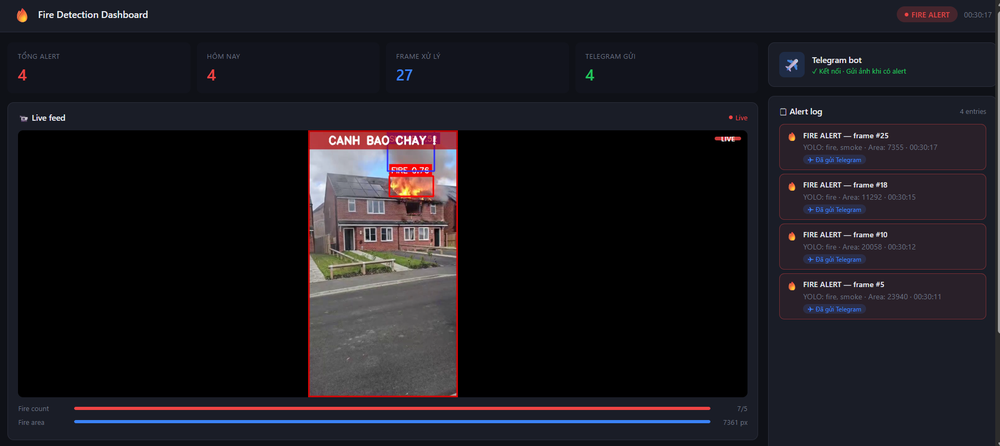
#> input picture imgs/dashboard.png, 1000 x 446 px, shrunk from 1889 x 842 before the run
$ python -i image_processing.py   (imports and definitions only)
#> lines starting #> are read from the running program, lines starting #| are printed output that depends on the picture; after the words box and inside, x2 and y2 are one past the last pixel; in counts of white or black regions, pixels touching at a corner belong together
#> further down, picture is the input picture: shape (446, 1000, 3); mean B, G, R 32.1, 26.3, 28.5
import cv2
import numpy as np


class FireImageProcessor:
    def __init__(self):
        self.kernel = np.ones((5, 5), np.uint8)

    def detect_fire_color(self, frame):
        hsv = cv2.cvtColor(frame, cv2.COLOR_BGR2HSV)
#> hsv: shape (446, 1000, 3); mean H, S, V 72.8, 54.4, 35.8

        lower1 = np.array([0, 120, 150])
        upper1 = np.array([15, 255, 255])

        lower2 = np.array([15, 100, 150])
        upper2 = np.array([35, 255, 255])

        mask1 = cv2.inRange(hsv, lower1, upper1)
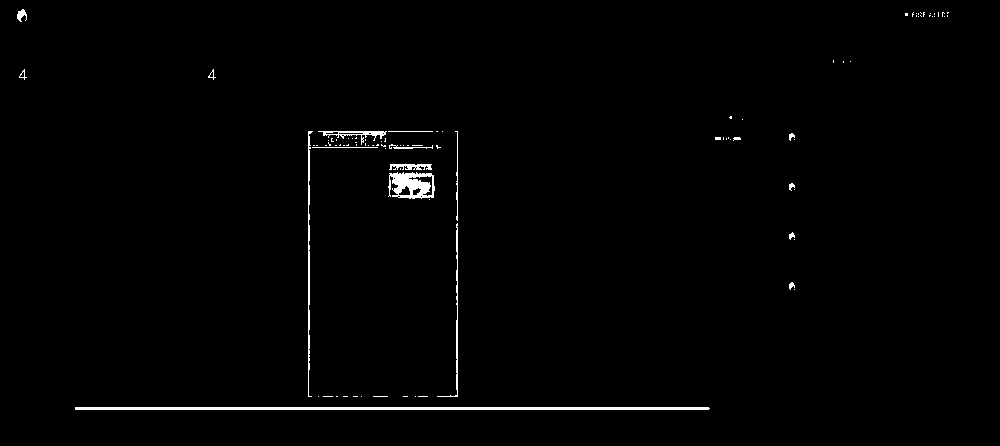
#> mask1: shape (446, 1000); 1.1% white; 95 white regions (77 under 20 px), largest, box (x1, y1, x2, y2) and area: (75, 407, 710, 410) 1903, (388, 172, 435, 199) 828, (308, 131, 313, 397) 475
        mask2 = cv2.inRange(hsv, lower2, upper2)
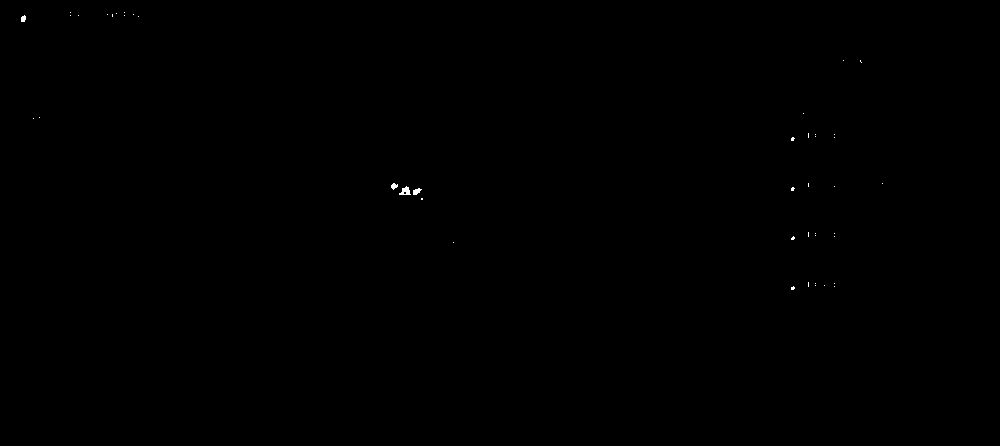
#> mask2: shape (446, 1000); 0.06% white; 44 white regions (40 under 20 px), largest, box (x1, y1, x2, y2) and area: (399, 186, 411, 195) 63, (413, 188, 422, 195) 40, (391, 183, 398, 190) 31, (21, 15, 26, 22) 28

        mask = cv2.bitwise_or(mask1, mask2)
#> mask: shape (446, 1000); 1.1% white; 125 white regions (107 under 20 px), largest, box (x1, y1, x2, y2) and area: (75, 407, 710, 410) 1903, (388, 172, 435, 200) 948, (308, 131, 313, 397) 475
        mask = cv2.morphologyEx(mask, cv2.MORPH_OPEN, self.kernel)
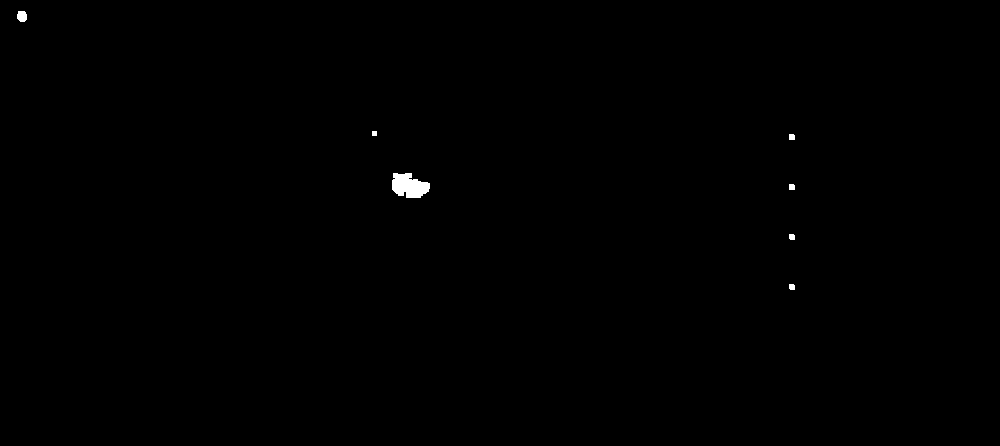
#> mask: shape (446, 1000); 0.21% white; 7 white regions, largest, box (x1, y1, x2, y2) and area: (392, 173, 430, 198) 687, (17, 11, 27, 22) 94, (789, 134, 795, 140) 35
        mask = cv2.morphologyEx(mask, cv2.MORPH_DILATE, self.kernel)
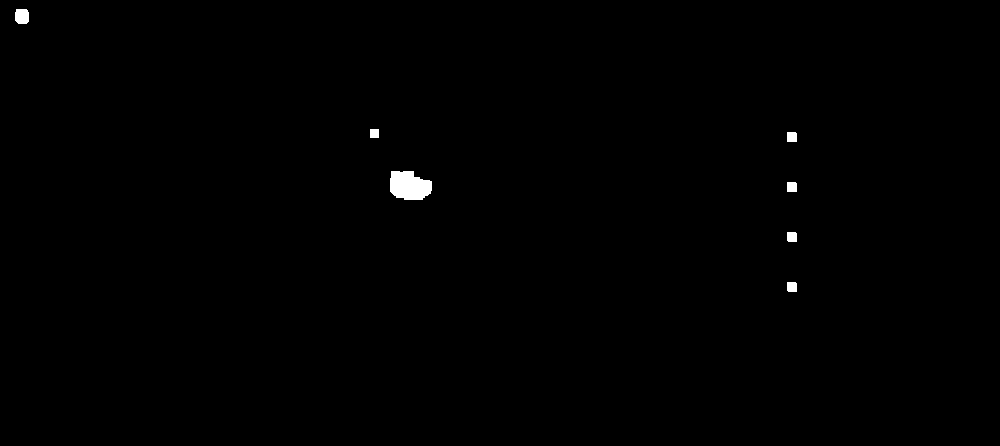
#> mask: shape (446, 1000); 0.37% white; 7 white regions, largest, box (x1, y1, x2, y2) and area: (390, 171, 432, 200) 973, (15, 9, 29, 24) 194, (787, 132, 797, 142) 99

        area = cv2.countNonZero(mask)
#> area = 1642
        return mask, area

>>> import cv2
>>> picture = cv2.imread('../imgs/dashboard.png')
>>> result = FireImageProcessor().detect_fire_color(picture)
